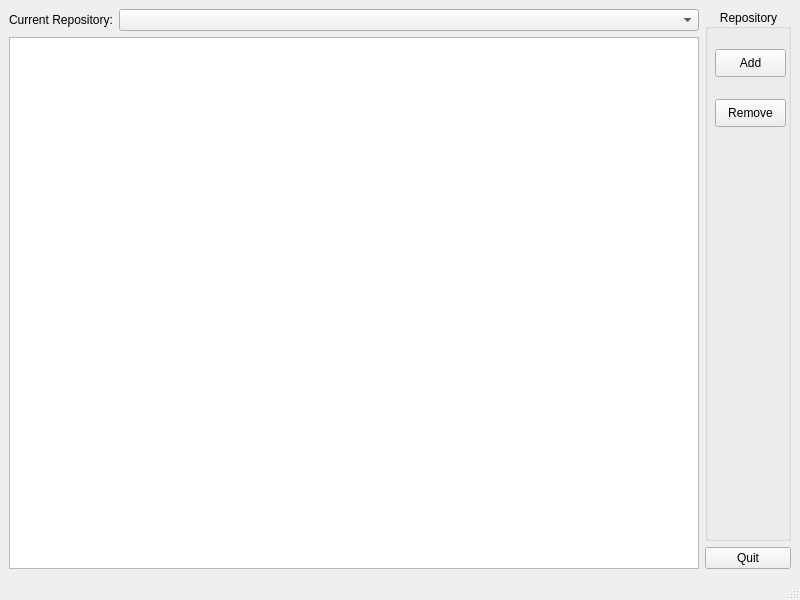
<?xml version="1.0" encoding="UTF-8"?>
<ui version="4.0">
 <class>Monitor</class>
 <widget class="QMainWindow" name="Monitor">
  <property name="geometry">
   <rect>
    <x>0</x>
    <y>0</y>
    <width>800</width>
    <height>600</height>
   </rect>
  </property>
  <property name="sizePolicy">
   <sizepolicy hsizetype="Preferred" vsizetype="Preferred">
    <horstretch>0</horstretch>
    <verstretch>1</verstretch>
   </sizepolicy>
  </property>
  <property name="windowTitle">
   <string>OpenDDS Monitor</string>
  </property>
  <widget class="QWidget" name="centralwidget">
   <layout class="QGridLayout" name="gridLayout">
    <item row="2" column="0" rowspan="2">
     <widget class="QTreeView" name="repoView">
      <property name="styleSheet">
       <string notr="true">
*[ddsActive=&quot;true&quot;] {
  background-color: red;
}
</string>
      </property>
      <property name="sortingEnabled">
       <bool>true</bool>
      </property>
     </widget>
    </item>
    <item row="1" column="0">
     <layout class="QHBoxLayout" name="horizontalLayout">
      <item>
       <widget class="QLabel" name="label">
        <property name="text">
         <string>Current Repository:</string>
        </property>
       </widget>
      </item>
      <item>
       <widget class="QComboBox" name="repoSelection">
        <property name="sizePolicy">
         <sizepolicy hsizetype="Preferred" vsizetype="Fixed">
          <horstretch>1</horstretch>
          <verstretch>0</verstretch>
         </sizepolicy>
        </property>
        <property name="toolTip">
         <string>repository to monitor</string>
        </property>
        <property name="statusTip">
         <string>Select a repository to monitor</string>
        </property>
        <property name="minimumContentsLength">
         <number>0</number>
        </property>
       </widget>
      </item>
     </layout>
    </item>
    <item row="1" column="1" rowspan="2">
     <widget class="QGroupBox" name="groupBox">
      <property name="sizePolicy">
       <sizepolicy hsizetype="Minimum" vsizetype="Minimum">
        <horstretch>0</horstretch>
        <verstretch>0</verstretch>
       </sizepolicy>
      </property>
      <property name="layoutDirection">
       <enum>Qt::RightToLeft</enum>
      </property>
      <property name="title">
       <string>Repository</string>
      </property>
      <property name="alignment">
       <set>Qt::AlignCenter</set>
      </property>
      <property name="flat">
       <bool>false</bool>
      </property>
      <widget class="QPushButton" name="repoAddButton">
       <property name="geometry">
        <rect>
         <x>10</x>
         <y>40</y>
         <width>71</width>
         <height>28</height>
        </rect>
       </property>
       <property name="sizePolicy">
        <sizepolicy hsizetype="Minimum" vsizetype="Minimum">
         <horstretch>0</horstretch>
         <verstretch>0</verstretch>
        </sizepolicy>
       </property>
       <property name="text">
        <string>Add</string>
       </property>
       <property name="shortcut">
        <string>Ctrl+A</string>
       </property>
      </widget>
      <widget class="QPushButton" name="repoRemoveButton">
       <property name="geometry">
        <rect>
         <x>10</x>
         <y>90</y>
         <width>71</width>
         <height>28</height>
        </rect>
       </property>
       <property name="sizePolicy">
        <sizepolicy hsizetype="Minimum" vsizetype="Minimum">
         <horstretch>0</horstretch>
         <verstretch>0</verstretch>
        </sizepolicy>
       </property>
       <property name="text">
        <string>Remove</string>
       </property>
       <property name="shortcut">
        <string>Ctrl+R</string>
       </property>
      </widget>
     </widget>
    </item>
    <item row="3" column="1">
     <layout class="QVBoxLayout" name="verticalLayout" stretch="0">
      <item>
       <widget class="QPushButton" name="quitButton">
        <property name="text">
         <string>Quit</string>
        </property>
        <property name="shortcut">
         <string>Ctrl+Q</string>
        </property>
       </widget>
      </item>
     </layout>
    </item>
   </layout>
  </widget>
  <widget class="QMenuBar" name="menubar">
   <property name="geometry">
    <rect>
     <x>0</x>
     <y>0</y>
     <width>800</width>
     <height>25</height>
    </rect>
   </property>
  </widget>
  <widget class="QStatusBar" name="statusbar"/>
 </widget>
 <resources>
  <include location="Monitor.qrc"/>
 </resources>
 <connections/>
</ui>
